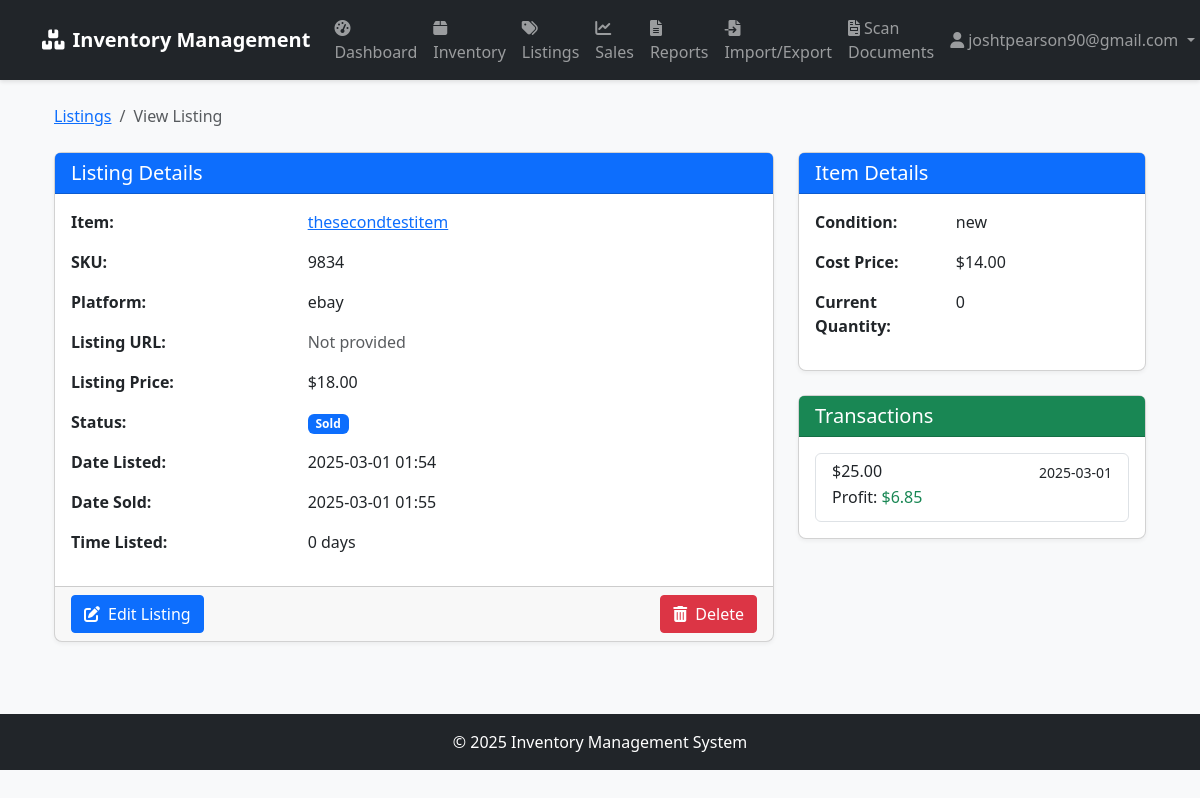
Page /sales/listing/2 (signed in) on the committed database.
### app/models/user.py (models this page shows, shortened)
class User(UserMixin, db.Model):
    __tablename__ = 'users'
    id = db.Column(db.Integer, primary_key=True)
    username = db.Column(db.String(64), unique=True, index=True)
    email = db.Column(db.String(120), unique=True, index=True)
    password_hash = db.Column(db.String(128))
    role = db.Column(db.String(20), default='user')  # 'admin', 'manager', 'user'
    created_at = db.Column(db.DateTime, default=datetime.utcnow)
    last_login = db.Column(db.DateTime)
    def is_admin(self):
        return self.role == 'admin'

### app/models/inventory.py (models this page shows, shortened)
class Item(db.Model):
    __tablename__ = 'items'
    id = db.Column(db.Integer, primary_key=True)
    name = db.Column(db.String(100), nullable=False)
    description = db.Column(db.Text)
    sku = db.Column(db.String(50), unique=True, index=True)
    condition = db.Column(db.String(50))  # new, used, refurbished, etc.
    cost_price = db.Column(db.Float, nullable=False)
    created_at = db.Column(db.DateTime, default=datetime.utcnow)
    updated_at = db.Column(db.DateTime, default=datetime.utcnow, onupdate=datetime.utcnow)
    inventory_records = db.relationship('InventoryRecord', backref='item', lazy='dynamic')
    listings = db.relationship('Listing', backref='item', lazy='dynamic')
    def current_quantity(self):
        return sum(record.quantity for record in self.inventory_records)

class SalesPlatform(db.Model):
    __tablename__ = 'sales_platforms'
    id = db.Column(db.Integer, primary_key=True)
    name = db.Column(db.String(50), unique=True, nullable=False)
    url = db.Column(db.String(200))
    fee_percentage = db.Column(db.Float, default=0)  # Platform fee as a percentage
    listings = db.relationship('Listing', backref='platform', lazy='dynamic')

class Listing(db.Model):
    __tablename__ = 'listings'
    id = db.Column(db.Integer, primary_key=True)
    item_id = db.Column(db.Integer, db.ForeignKey('items.id'), nullable=False)
    platform_id = db.Column(db.Integer, db.ForeignKey('sales_platforms.id'), nullable=False)
    listing_url = db.Column(db.String(255))
    listing_price = db.Column(db.Float, nullable=False)
    status = db.Column(db.String(20), default='active')  # active, sold, expired, etc.
    date_listed = db.Column(db.DateTime, default=datetime.utcnow)
    date_sold = db.Column(db.DateTime)
    transactions = db.relationship('SaleTransaction', backref='listing', lazy='dynamic')
    def time_listed(self):
        if not self.date_listed:
            return 0
        end_date = self.date_sold if self.date_sold else datetime.utcnow()
        return (end_date - self.date_listed).days

class InventoryRecord(db.Model):
    __tablename__ = 'inventory_records'
    id = db.Column(db.Integer, primary_key=True)
    item_id = db.Column(db.Integer, db.ForeignKey('items.id'), nullable=False)
    quantity = db.Column(db.Integer, default=0)
    location = db.Column(db.String(100))  # warehouse, shelf, etc.
    date_added = db.Column(db.DateTime, default=datetime.utcnow)

class SaleTransaction(db.Model):
    __tablename__ = 'sale_transactions'
    id = db.Column(db.Integer, primary_key=True)
    listing_id = db.Column(db.Integer, db.ForeignKey('listings.id'), nullable=False)
    final_sale_price = db.Column(db.Float, nullable=False)
    tax_amount = db.Column(db.Float, default=0)
    platform_fee = db.Column(db.Float, default=0)
    shipping_cost = db.Column(db.Float, default=0)
    other_fees = db.Column(db.Float, default=0)
    date_sold = db.Column(db.DateTime, default=datetime.utcnow)
    def calculate_profit(self):
        item_cost = self.listing.item.cost_price
        total_cost = item_cost + self.tax_amount + self.platform_fee + self.shipping_cost + self.other_fees
        profit = self.final_sale_price - total_cost
        return profit

### app/routes/sales.py (the view)
@sales_bp.route('/listing/<int:listing_id>')
@login_required
def view_listing(listing_id):
    listing = Listing.query.get_or_404(listing_id)
    transactions = listing.transactions.all()
    return render_template('sales/view_listing.html', listing=listing, transactions=transactions)

### app/models/user.py (called while the page is built)
@login_manager.user_loader
def load_user(user_id):
    return User.query.get(int(user_id))

### app/templates/sales/view_listing.html (shortened to what this page needs)
{% extends "base.html" %}
{% block content %}
<div class="container">
    <nav aria-label="breadcrumb" class="mb-4">
        <ol class="breadcrumb">
            <li class="breadcrumb-item"><a href="{{ url_for('sales.index') }}">Listings</a></li>
            <li class="breadcrumb-item active">View Listing</li>
        </ol>
    </nav>
    <div class="row">
        <div class="col-md-8">
            <div class="card mb-4">
                <div class="card-header bg-primary text-white">
                    <h5 class="mb-0">Listing Details</h5>
                </div>
                <div class="card-body">
                    <div class="row mb-3">
                        <div class="col-md-4 fw-bold">Item:</div>
                        <div class="col-md-8">
                            <a href="{{ url_for('inventory.view_item', item_id=listing.item.id) }}">
                                {{ listing.item.name }}
                            </a>
                        </div>
                    </div>
                    <div class="row mb-3">
                        <div class="col-md-4 fw-bold">SKU:</div>
                        <div class="col-md-8">{{ listing.item.sku }}</div>
                    </div>
                    <div class="row mb-3">
                        <div class="col-md-4 fw-bold">Platform:</div>
                        <div class="col-md-8">{{ listing.platform.name }}</div>
                    </div>
                    <div class="row mb-3">
                        <div class="col-md-4 fw-bold">Listing URL:</div>
                        <div class="col-md-8">
                            {% if listing.listing_url %}
                            <a href="{{ listing.listing_url }}" target="_blank">
                                {{ listing.listing_url }} <i class="fas fa-external-link-alt ms-1"></i>
                            </a>
                            {% else %}
                            <span class="text-muted">Not provided</span>
                            {% endif %}
                        </div>
                    </div>
                    <div class="row mb-3">
                        <div class="col-md-4 fw-bold">Listing Price:</div>
                        <div class="col-md-8">{{ listing.listing_price | currency }}</div>
                    </div>
                    <div class="row mb-3">
                        <div class="col-md-4 fw-bold">Status:</div>
                        <div class="col-md-8">
                            {% if listing.status == 'active' %}
                            <span class="badge bg-success">Active</span>
                            {% elif listing.status == 'sold' %}
                            <span class="badge bg-primary">Sold</span>
                            {% elif listing.status == 'expired' %}
                            <span class="badge bg-warning">Expired</span>
                            {% else %}
                            <span class="badge bg-secondary">{{ listing.status }}</span>
                            {% endif %}
                        </div>
                    </div>
                    <div class="row mb-3">
                        <div class="col-md-4 fw-bold">Date Listed:</div>
                        <div class="col-md-8">{{ listing.date_listed | datetime }}</div>
                    </div>
                    {% if listing.date_sold %}
                    <div class="row mb-3">
                        <div class="col-md-4 fw-bold">Date Sold:</div>
                        <div class="col-md-8">{{ listing.date_sold | datetime }}</div>
                    </div>
                    {% endif %}
                    <div class="row mb-3">
                        <div class="col-md-4 fw-bold">Time Listed:</div>
                        <div class="col-md-8">{{ listing.time_listed() }} days</div>
                    </div>
                </div>
                <div class="card-footer">
                    <div class="d-flex justify-content-between">
                        <div>
                            <a href="{{ url_for('sales.edit_listing', listing_id=listing.id) }}" class="btn btn-primary">
                                <i class="fas fa-edit me-2"></i>Edit Listing
                            </a>
                        </div>
                        <div>
                            <form action="{{ url_for('sales.delete_listing', listing_id=listing.id) }}" method="POST" class="d-inline">
                                <button type="submit" class="btn btn-danger" onclick="return confirm('Are you sure you want to delete this listing?')">
                                    <i class="fas fa-trash-alt me-2"></i>Delete
                                </button>
                            </form>
                        </div>
                    </div>
                </div>
            </div>
        </div>
        <div class="col-md-4">
            <div class="card mb-4">
                <div class="card-header bg-primary text-white">
                    <h5 class="mb-0">Item Details</h5>
                </div>
                <div class="card-body">
                    <div class="row mb-3">
                        <div class="col-md-5 fw-bold">Condition:</div>
                        <div class="col-md-7">{{ listing.item.condition }}</div>
                    </div>
                    <div class="row mb-3">
                        <div class="col-md-5 fw-bold">Cost Price:</div>
                        <div class="col-md-7">{{ listing.item.cost_price | currency }}</div>
                    </div>
                    <div class="row mb-3">
                        <div class="col-md-5 fw-bold">Current Quantity:</div>
                        <div class="col-md-7">{{ listing.item.current_quantity() }}</div>
                    </div>
                </div>
            </div>
            {% if transactions %}
            <div class="card">
                <div class="card-header bg-success text-white">
                    <h5 class="mb-0">Transactions</h5>
                </div>
                <div class="card-body">
                    <div class="list-group">
                        {% for transaction in transactions %}
                        <a href="{{ url_for('sales.view_transaction', transaction_id=transaction.id) }}" class="list-group-item list-group-item-action">
                            <div class="d-flex w-100 justify-content-between">
                                <h6 class="mb-1">{{ transaction.final_sale_price | currency }}</h6>
                                <small>{{ transaction.date_sold | date }}</small>
                            </div>
                            <p class="mb-1">
                                {% set profit = transaction.calculate_profit() %}
                                Profit:
                                {% if profit > 0 %}
                                <span class="text-success">{{ profit | currency }}</span>
                                {% else %}
                                <span class="text-danger">{{ profit | currency }}</span>
                                {% endif %}
                            </p>
                        </a>
                        {% endfor %}
                    </div>
                </div>
            </div>
            {% endif %}
        </div>
    </div>
</div>
{% endblock %}

### app/templates/base.html (shortened to what this page needs)
<!DOCTYPE html>
<html lang="en">
<head>
    <link href="https://cdn.jsdelivr.net/npm/bootstrap@5.3.0/dist/css/bootstrap.min.css" rel="stylesheet">
    <link rel="stylesheet" href="https://cdnjs.cloudflare.com/ajax/libs/font-awesome/6.0.0/css/all.min.css">
    <link rel="stylesheet" href="{{ url_for('static', filename='css/style.css') }}">
</head>
<body>
    <nav class="navbar navbar-expand-lg navbar-dark bg-dark">
        <div class="container">
            <a class="navbar-brand" href="{{ url_for('main.index') }}">
                <i class="fas fa-boxes me-2"></i>Inventory Management
            </a>
            <div class="collapse navbar-collapse" id="navbarNav">
                <ul class="navbar-nav me-auto">
                    {% if current_user.is_authenticated %}
                    <li class="nav-item">
                        <a class="nav-link" href="{{ url_for('main.dashboard') }}">
                            <i class="fas fa-tachometer-alt me-1"></i>Dashboard
                        </a>
                    </li>
                    <li class="nav-item">
                        <a class="nav-link" href="{{ url_for('inventory.index') }}">
                            <i class="fas fa-box me-1"></i>Inventory
                        </a>
                    </li>
                    <li class="nav-item">
                        <a class="nav-link" href="{{ url_for('sales.index') }}">
                            <i class="fas fa-tags me-1"></i>Listings
                        </a>
                    </li>
                    <li class="nav-item">
                        <a class="nav-link" href="{{ url_for('sales.dashboard') }}">
                            <i class="fas fa-chart-line me-1"></i>Sales
                        </a>
                    </li>
                    <li class="nav-item">
                        <a class="nav-link" href="{{ url_for('reports.index') }}">
                            <i class="fas fa-file-alt me-1"></i>Reports
                        </a>
                    </li>
                    <li class="nav-item">
                        <a class="nav-link" href="{{ url_for('import_export.index') }}">
                            <i class="fas fa-file-import me-1"></i>Import/Export
                        </a>
                    </li>
                    <li class="nav-item">
                        <a class="nav-link" href="{{ url_for('documents.index') }}">
                            <i class="fas fa-file-invoice me-1"></i>Scan Documents
                        </a>
                    </li>
                    {% endif %}
                </ul>
                <ul class="navbar-nav">
                    {% if current_user.is_authenticated %}
                    <li class="nav-item dropdown">
                        <a class="nav-link dropdown-toggle" href="#" id="userDropdown" role="button" data-bs-toggle="dropdown">
                            <i class="fas fa-user me-1"></i>{{ current_user.username }}
                        </a>
                    </li>
                    {% endif %}
                </ul>
            </div>
        </div>
    </nav>
    <div class="container mt-4">
        {% block content %}{% endblock %}
    </div>
    <footer class="bg-dark text-white mt-5 py-3">
        <div class="container text-center">
            <p class="mb-0">&copy; 2025 Inventory Management System</p>
        </div>
    </footer>
</body>
</html>

### app/static/css/style.css (style rules this page uses)
body { font-family: 'Segoe UI', Tahoma, Geneva, Verdana, sans-serif; background-color: #f8f9fa; }
.card { border-radius: 8px; box-shadow: 0 2px 4px rgba(0, 0, 0, 0.05); transition: transform 0.2s, box-shadow 0.2s; }
.card-header { border-top-left-radius: 8px; border-top-right-radius: 8px; font-weight: 600; }
.btn { border-radius: 4px; font-weight: 500; }
.btn-primary { background-color: #0d6efd; border-color: #0d6efd; }
.navbar { box-shadow: 0 2px 4px rgba(0, 0, 0, 0.1); }
.navbar-brand { font-weight: 600; }
.nav-link { font-weight: 500; }
footer { margin-top: 3rem; }

### rows in the picture
User: username "joshtpearson90@gmail.com"
Item: item.name "thesecondtestitem", item.sku "9834", item.condition "new", item.cost_price "$14.00"
SalesPlatform: platform.name "ebay"
Listing: listing_price "$18.00", date_listed "2025-03-01 01:54", date_sold "2025-03-01 01:55", time_listed "0"
InventoryRecord: item.current_quantity "0"
SaleTransaction: profit "$6.85"
